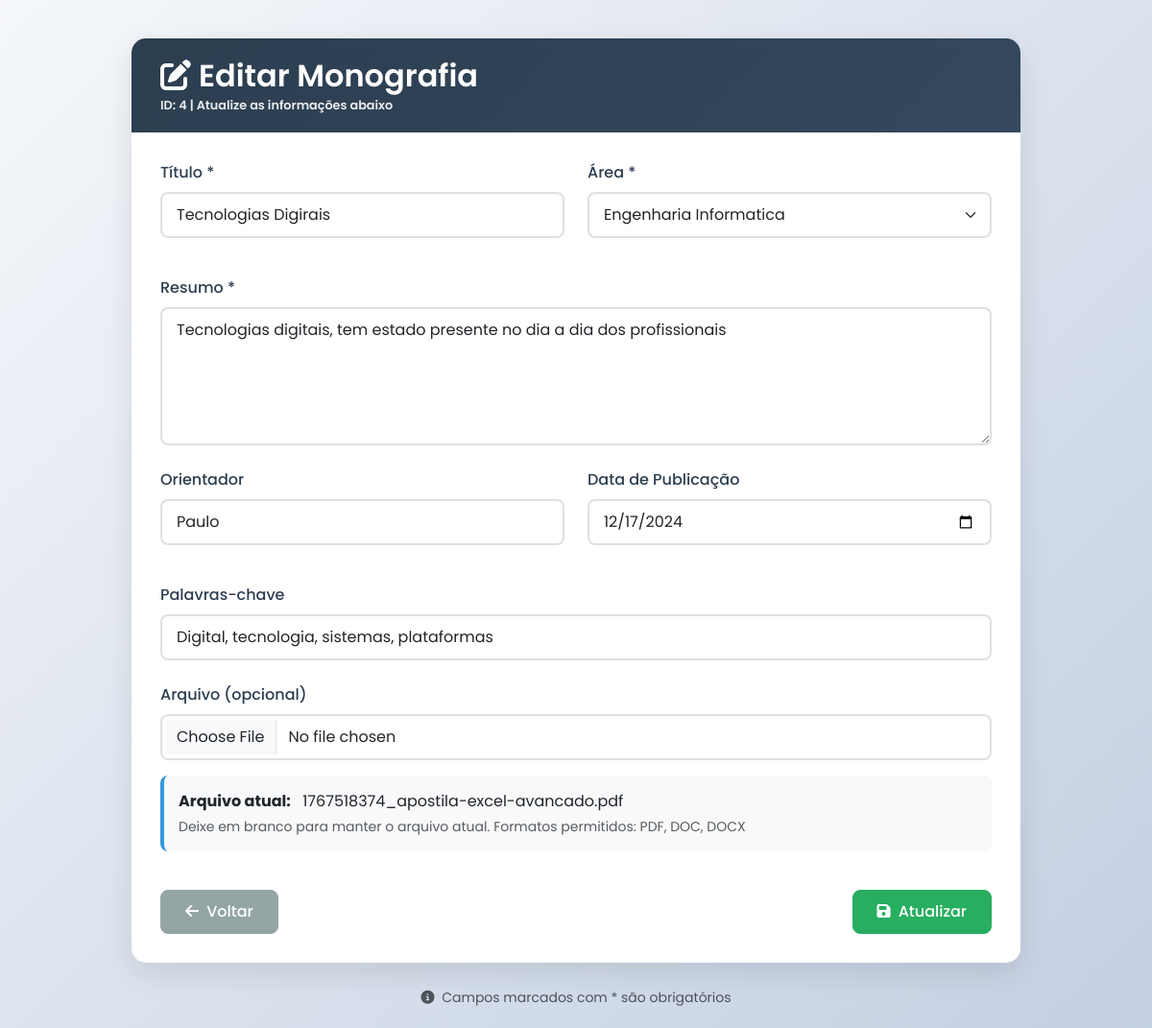
Before: /admin/editar_monografia.php?id=4 (signed in) with the older database file.
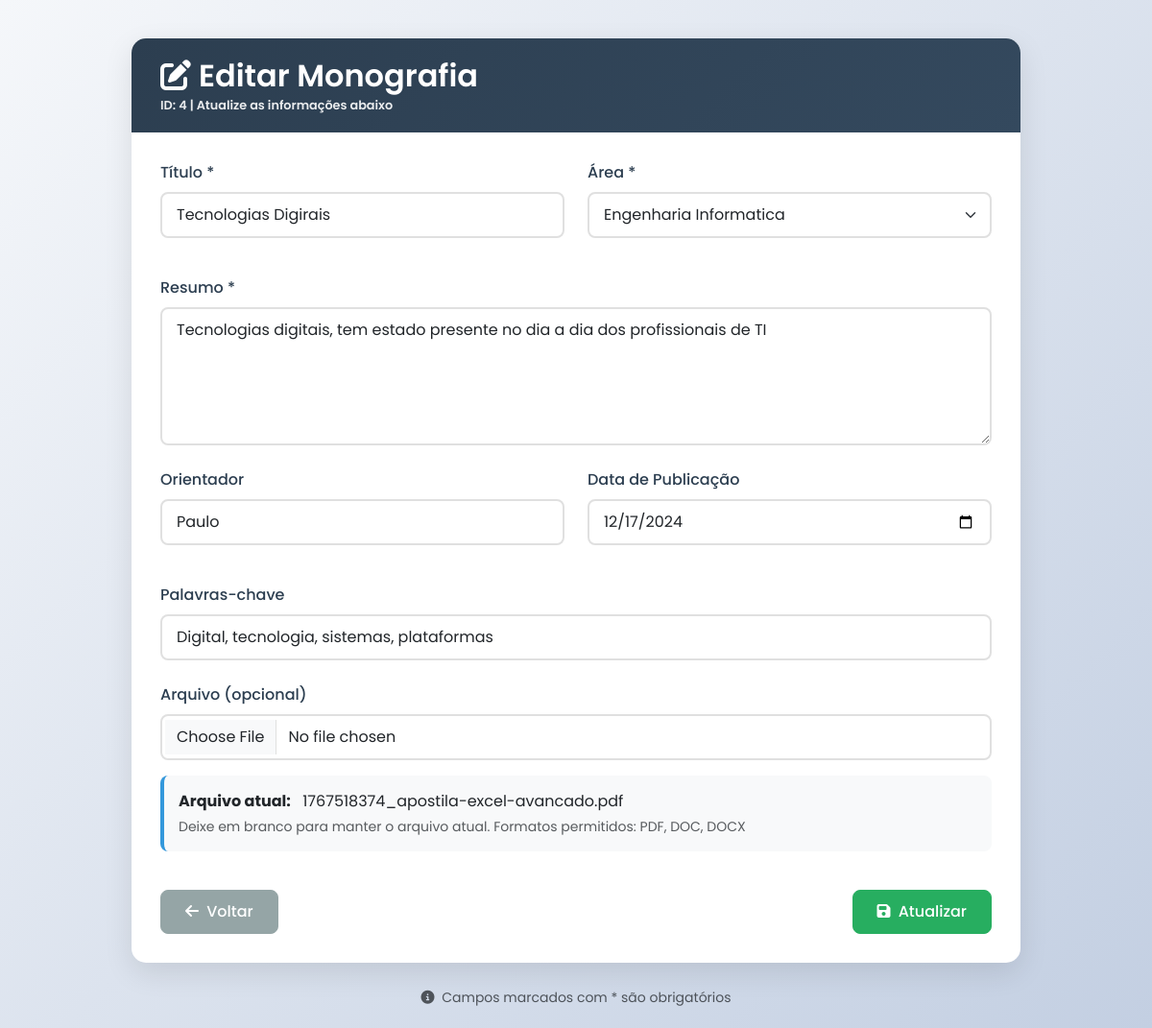
After: the same page with the newer database file.
### tables this page shows
CREATE TABLE `monografias` (
  `id` int NOT NULL AUTO_INCREMENT,
  `titulo` varchar(255) NOT NULL,
  `resumo` text NOT NULL,
  `autor_id` int NOT NULL,
  `orientador` varchar(100) DEFAULT NULL,
  `area` varchar(100) DEFAULT NULL,
  `palavras_chave` varchar(255) DEFAULT NULL,
  `arquivo` varchar(255) NOT NULL,
  `data_publicacao` date DEFAULT NULL,
  `status` enum('pendente','aprovado','rejeitado') DEFAULT 'pendente',
  `data_submissao` timestamp NULL DEFAULT CURRENT_TIMESTAMP,
  PRIMARY KEY (`id`),
  KEY `autor_id` (`autor_id`),
  CONSTRAINT `fk_monografias_autor` FOREIGN KEY (`autor_id`) REFERENCES `usuarios` (`id`) ON DELETE CASCADE ON UPDATE CASCADE
);

### admin/editar_monografia.php (the view, shortened to what the changed rows need)
<?php
require_once '../includes/config.php';
$id = (int) $_GET['id'];
try {
    $stmt = $db->prepare("SELECT * FROM monografias WHERE id = ?");
    $stmt->execute([$id]);
    $monografia = $stmt->fetch(PDO::FETCH_ASSOC);
} catch (Exception $e) {
    header("Location: ../admin/monografias.php?error=erro_bd");
    exit();
}
?>
<!DOCTYPE html>
<html lang="pt">
<head>
    <link rel="stylesheet" href="../assets/bootstrap/css/bootstrap.min.css">
    <link rel="stylesheet" href="../assets/fontawesome/css/all.min.css">
</head>
<body>
<div class="container">
    <div class="row justify-content-center">
        <div class="col-lg-10">
            <div class="form-container">
                <div class="form-header">
                    <h2>
                        <i class="fas fa-edit me-2"></i>Editar Monografia
                        <small class="d-block mt-1" style="font-size: 0.8rem; opacity: 0.9;">
                            ID: <?= $id ?> | Atualize as informações abaixo
                        </small>
                    </h2>
                </div>
                <div class="form-body">
                    <form method="POST" enctype="multipart/form-data">
                        <div class="row mb-4">
                            <div class="col-md-6 mb-3">
                                <label class="form-label">Título *</label>
                                <input type="text" class="form-control" name="titulo"
                                       value="<?= htmlspecialchars($monografia['titulo']) ?>" required>
                            </div>
                            <div class="col-md-6 mb-3">
                                <label class="form-label">Área *</label>
                                <select class="form-select" name="area" required>
                                    <?php
                                    $areas = [
                                        "Engenharia Mecatronica",
                                        "Engenharia dos Transportes",
                                        "Engenharia Informatica",
                                        "Informatica de Gestao",
                                        "Gestao e Logistica",
                                        "Gestao Aeronautica"
                                    ];
                                    foreach ($areas as $a):
                                    ?>
                                        <option value="<?= $a ?>" <?= $monografia['area'] === $a ? 'selected' : '' ?>>
                                            <?= $a ?>
                                        </option>
                                    <?php endforeach; ?>
                                </select>
                            </div>
                        </div>
                        <div class="mb-4">
                            <label class="form-label">Resumo *</label>
                            <textarea class="form-control" name="resumo" rows="5" required><?= htmlspecialchars($monografia['resumo']) ?></textarea>
                        </div>
                        <div class="row mb-4">
                            <div class="col-md-6 mb-3">
                                <label class="form-label">Orientador</label>
                                <input type="text" class="form-control" name="orientador"
                                       value="<?= htmlspecialchars($monografia['orientador']) ?>">
                            </div>
                            <div class="col-md-6 mb-3">
                                <label class="form-label">Data de Publicação</label>
                                <input type="date" class="form-control" name="data_publicacao"
                                       value="<?= $monografia['data_publicacao'] ?>">
                            </div>
                        </div>
                        <div class="mb-4">
                            <label class="form-label">Palavras-chave</label>
                            <input type="text" class="form-control" name="palavras_chave"
                                   value="<?= htmlspecialchars($monografia['palavras_chave']) ?>"
                                   placeholder="Separe por vírgulas">
                        </div>
                        <div class="mb-4">
                            <div class="file-info mt-3">
                                <strong>Arquivo atual:</strong>
                                <span class="ms-2"><?= htmlspecialchars($monografia['arquivo']) ?></span>
                                <div class="form-text">
                                    Deixe em branco para manter o arquivo atual. Formatos permitidos: PDF, DOC, DOCX
                                </div>
                            </div>
                        </div>
                    </form>
                </div>
            </div>
        </div>
    </div>
</div>
</body>
</html>

Changed rows visible on the page:
changed monografias "1767518374_apostila-excel-avancado.pdf": resumo "Tecnologias digitais, tem estado presente no dia a dia dos profissionais" → "Tecnologias digitais, tem estado presente no dia a dia dos profissionais de TI"
